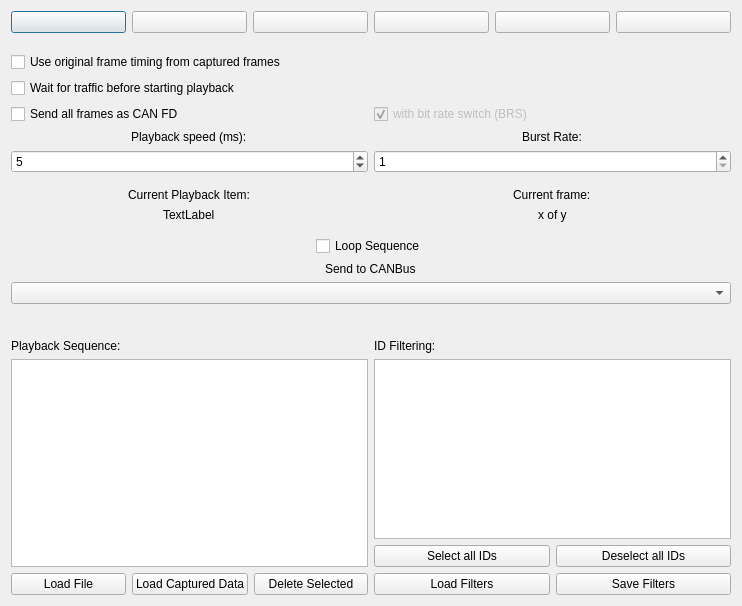
<?xml version="1.0" encoding="UTF-8"?>
<ui version="4.0">
 <class>FramePlaybackWindow</class>
 <widget class="QDialog" name="FramePlaybackWindow">
  <property name="geometry">
   <rect>
    <x>0</x>
    <y>0</y>
    <width>742</width>
    <height>606</height>
   </rect>
  </property>
  <property name="windowTitle">
   <string>Playback</string>
  </property>
  <layout class="QVBoxLayout" name="verticalLayout">
   <item>
    <layout class="QHBoxLayout" name="horizontalLayout">
     <item>
      <widget class="QPushButton" name="btnStepBack">
       <property name="text">
        <string/>
       </property>
       <property name="icon">
        <iconset resource="../../resources/icons.qrc">
         <normaloff>:/icons/images/NavBack.png</normaloff>:/icons/images/NavBack.png</iconset>
       </property>
      </widget>
     </item>
     <item>
      <widget class="QPushButton" name="btnPause">
       <property name="text">
        <string/>
       </property>
       <property name="icon">
        <iconset resource="../../resources/icons.qrc">
         <normaloff>:/icons/images/PauseHS.png</normaloff>:/icons/images/PauseHS.png</iconset>
       </property>
      </widget>
     </item>
     <item>
      <widget class="QPushButton" name="btnPlayReverse">
       <property name="text">
        <string/>
       </property>
       <property name="icon">
        <iconset resource="../../resources/icons.qrc">
         <normaloff>:/icons/images/ReverseHS.png</normaloff>:/icons/images/ReverseHS.png</iconset>
       </property>
      </widget>
     </item>
     <item>
      <widget class="QPushButton" name="btnStop">
       <property name="text">
        <string/>
       </property>
       <property name="icon">
        <iconset resource="../../resources/icons.qrc">
         <normaloff>:/icons/images/StopHS.png</normaloff>:/icons/images/StopHS.png</iconset>
       </property>
      </widget>
     </item>
     <item>
      <widget class="QPushButton" name="btnPlay">
       <property name="text">
        <string/>
       </property>
       <property name="icon">
        <iconset resource="../../resources/icons.qrc">
         <normaloff>:/icons/images/PlayHS.png</normaloff>:/icons/images/PlayHS.png</iconset>
       </property>
      </widget>
     </item>
     <item>
      <widget class="QPushButton" name="btnStepForward">
       <property name="text">
        <string/>
       </property>
       <property name="icon">
        <iconset resource="../../resources/icons.qrc">
         <normaloff>:/icons/images/NavForward.png</normaloff>:/icons/images/NavForward.png</iconset>
       </property>
      </widget>
     </item>
    </layout>
   </item>
   <item>
    <spacer name="verticalSpacer_4">
     <property name="orientation">
      <enum>Qt::Vertical</enum>
     </property>
     <property name="sizeType">
      <enum>QSizePolicy::Preferred</enum>
     </property>
     <property name="sizeHint" stdset="0">
      <size>
       <width>20</width>
       <height>25</height>
      </size>
     </property>
    </spacer>
   </item>
   <item>
    <widget class="QCheckBox" name="cbOriginalTiming">
     <property name="text">
      <string>Use original frame timing from captured frames</string>
     </property>
    </widget>
   </item>
   <item>
    <widget class="QCheckBox" name="ckWaitForTraffic">
     <property name="text">
      <string>Wait for traffic before starting playback</string>
     </property>
    </widget>
   </item>
   <item>
    <layout class="QHBoxLayout" name="layoutForceCanFD">
     <item>
      <widget class="QCheckBox" name="cbForceCanFD">
       <property name="toolTip">
        <string>Send every data frame as a CAN FD frame, whatever the log says. Useful for logs that don't record which frames were CAN FD. Remote frames are sent as they are: CAN FD has no remote frames.</string>
       </property>
       <property name="text">
        <string>Send all frames as CAN FD</string>
       </property>
      </widget>
     </item>
     <item>
      <widget class="QCheckBox" name="cbForceBRS">
       <property name="enabled">
        <bool>false</bool>
       </property>
       <property name="toolTip">
        <string>Bit rate switch: send the data phase at the faster CAN FD data rate</string>
       </property>
       <property name="text">
        <string>with bit rate switch (BRS)</string>
       </property>
       <property name="checked">
        <bool>true</bool>
       </property>
      </widget>
     </item>
    </layout>
   </item>
   <item>
    <layout class="QHBoxLayout" name="horizontalLayout_4">
     <item>
      <layout class="QVBoxLayout" name="verticalLayout_3">
       <item alignment="Qt::AlignHCenter">
        <widget class="QLabel" name="label">
         <property name="text">
          <string>Playback speed (ms):</string>
         </property>
        </widget>
       </item>
       <item>
        <widget class="QSpinBox" name="spinPlaySpeed">
         <property name="minimum">
          <number>0</number>
         </property>
         <property name="maximum">
          <number>1000</number>
         </property>
         <property name="value">
          <number>5</number>
         </property>
        </widget>
       </item>
      </layout>
     </item>
     <item>
      <layout class="QVBoxLayout" name="verticalLayout_2">
       <item alignment="Qt::AlignHCenter">
        <widget class="QLabel" name="label_3">
         <property name="text">
          <string>Burst Rate:</string>
         </property>
        </widget>
       </item>
       <item>
        <widget class="QSpinBox" name="spinBurstSpeed">
         <property name="minimum">
          <number>1</number>
         </property>
         <property name="maximum">
          <number>8</number>
         </property>
         <property name="value">
          <number>1</number>
         </property>
        </widget>
       </item>
      </layout>
     </item>
    </layout>
   </item>
   <item>
    <spacer name="verticalSpacer">
     <property name="orientation">
      <enum>Qt::Vertical</enum>
     </property>
     <property name="sizeType">
      <enum>QSizePolicy::Preferred</enum>
     </property>
     <property name="sizeHint" stdset="0">
      <size>
       <width>10</width>
       <height>20</height>
      </size>
     </property>
    </spacer>
   </item>
   <item>
    <layout class="QHBoxLayout" name="horizontalLayout_7">
     <item>
      <layout class="QVBoxLayout" name="verticalLayout_6">
       <item alignment="Qt::AlignHCenter">
        <widget class="QLabel" name="label_7">
         <property name="text">
          <string>Current Playback Item:</string>
         </property>
        </widget>
       </item>
       <item alignment="Qt::AlignHCenter">
        <widget class="QLabel" name="lblCurrPlayback">
         <property name="text">
          <string>TextLabel</string>
         </property>
        </widget>
       </item>
      </layout>
     </item>
     <item>
      <layout class="QVBoxLayout" name="verticalLayout_8">
       <item alignment="Qt::AlignHCenter">
        <widget class="QLabel" name="label_2">
         <property name="text">
          <string>Current frame:</string>
         </property>
        </widget>
       </item>
       <item alignment="Qt::AlignHCenter">
        <widget class="QLabel" name="lblPosition">
         <property name="text">
          <string>x of y</string>
         </property>
        </widget>
       </item>
      </layout>
     </item>
    </layout>
   </item>
   <item>
    <spacer name="verticalSpacer_2">
     <property name="orientation">
      <enum>Qt::Vertical</enum>
     </property>
     <property name="sizeType">
      <enum>QSizePolicy::Preferred</enum>
     </property>
     <property name="sizeHint" stdset="0">
      <size>
       <width>20</width>
       <height>20</height>
      </size>
     </property>
    </spacer>
   </item>
   <item alignment="Qt::AlignHCenter">
    <widget class="QCheckBox" name="cbLoop">
     <property name="text">
      <string>Loop Sequence</string>
     </property>
    </widget>
   </item>
   <item alignment="Qt::AlignHCenter">
    <widget class="QLabel" name="label_4">
     <property name="text">
      <string>Send to CANBus</string>
     </property>
    </widget>
   </item>
   <item>
    <widget class="QComboBox" name="comboCANBus"/>
   </item>
   <item>
    <spacer name="verticalSpacer_3">
     <property name="orientation">
      <enum>Qt::Vertical</enum>
     </property>
     <property name="sizeType">
      <enum>QSizePolicy::Preferred</enum>
     </property>
     <property name="sizeHint" stdset="0">
      <size>
       <width>20</width>
       <height>40</height>
      </size>
     </property>
    </spacer>
   </item>
   <item>
    <layout class="QHBoxLayout" name="horizontalLayout_5">
     <item>
      <layout class="QVBoxLayout" name="verticalLayout_5">
       <item>
        <widget class="QLabel" name="label_6">
         <property name="text">
          <string>&lt;html&gt;&lt;head/&gt;&lt;body&gt;&lt;p&gt;Playback Sequence:&lt;/p&gt;&lt;/body&gt;&lt;/html&gt;</string>
         </property>
        </widget>
       </item>
       <item>
        <widget class="QTableWidget" name="tblSequence"/>
       </item>
       <item>
        <layout class="QHBoxLayout" name="horizontalLayout_8">
         <item>
          <widget class="QPushButton" name="btnLoadFile">
           <property name="text">
            <string>Load File</string>
           </property>
          </widget>
         </item>
         <item>
          <widget class="QPushButton" name="btnLoadLive">
           <property name="text">
            <string>Load Captured Data</string>
           </property>
          </widget>
         </item>
         <item>
          <widget class="QPushButton" name="btnDelete">
           <property name="text">
            <string>Delete Selected</string>
           </property>
          </widget>
         </item>
        </layout>
       </item>
      </layout>
     </item>
     <item>
      <layout class="QVBoxLayout" name="verticalLayout_4">
       <item>
        <widget class="QLabel" name="label_5">
         <property name="text">
          <string>ID Filtering:</string>
         </property>
        </widget>
       </item>
       <item>
        <widget class="QListWidget" name="listID"/>
       </item>
       <item>
        <layout class="QHBoxLayout" name="horizontalLayout_6">
         <item>
          <widget class="QPushButton" name="btnSelectAll">
           <property name="text">
            <string>Select all IDs</string>
           </property>
          </widget>
         </item>
         <item>
          <widget class="QPushButton" name="btnSelectNone">
           <property name="text">
            <string>Deselect all IDs</string>
           </property>
          </widget>
         </item>
        </layout>
       </item>
       <item>
        <layout class="QHBoxLayout" name="horizontalLayout_9">
         <item>
          <widget class="QPushButton" name="btnLoadFilters">
           <property name="text">
            <string>Load Filters</string>
           </property>
          </widget>
         </item>
         <item>
          <widget class="QPushButton" name="btnSaveFilters">
           <property name="text">
            <string>Save Filters</string>
           </property>
          </widget>
         </item>
        </layout>
       </item>
      </layout>
     </item>
    </layout>
   </item>
   <item>
    <layout class="QHBoxLayout" name="horizontalLayout_3"/>
   </item>
  </layout>
 </widget>
 <tabstops>
  <tabstop>btnStepBack</tabstop>
  <tabstop>btnPause</tabstop>
  <tabstop>btnPlayReverse</tabstop>
  <tabstop>btnStop</tabstop>
  <tabstop>btnPlay</tabstop>
  <tabstop>btnStepForward</tabstop>
  <tabstop>spinPlaySpeed</tabstop>
  <tabstop>spinBurstSpeed</tabstop>
  <tabstop>cbLoop</tabstop>
  <tabstop>comboCANBus</tabstop>
  <tabstop>tblSequence</tabstop>
  <tabstop>btnLoadFile</tabstop>
  <tabstop>btnLoadLive</tabstop>
  <tabstop>btnDelete</tabstop>
  <tabstop>listID</tabstop>
  <tabstop>btnSelectAll</tabstop>
  <tabstop>btnSelectNone</tabstop>
  <tabstop>btnLoadFilters</tabstop>
  <tabstop>btnSaveFilters</tabstop>
 </tabstops>
 <resources>
  <include location="../../resources/icons.qrc"/>
 </resources>
 <connections/>
</ui>
